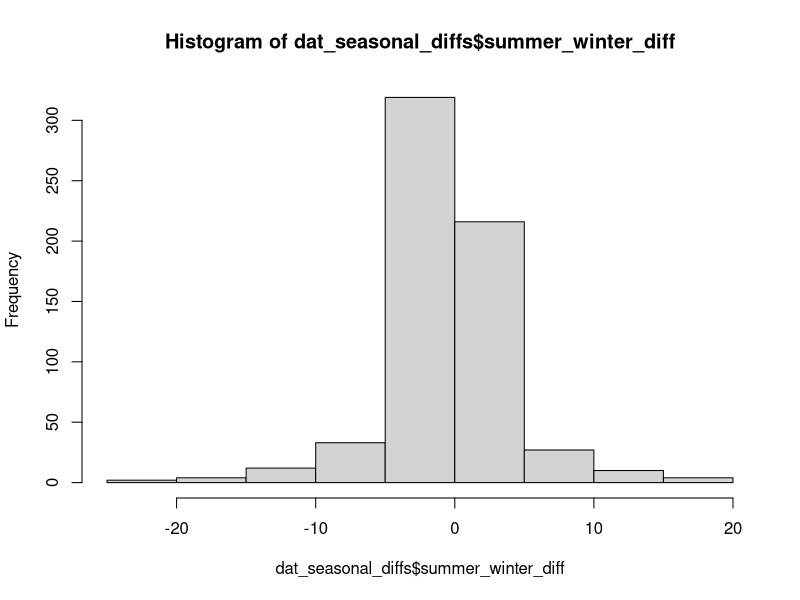
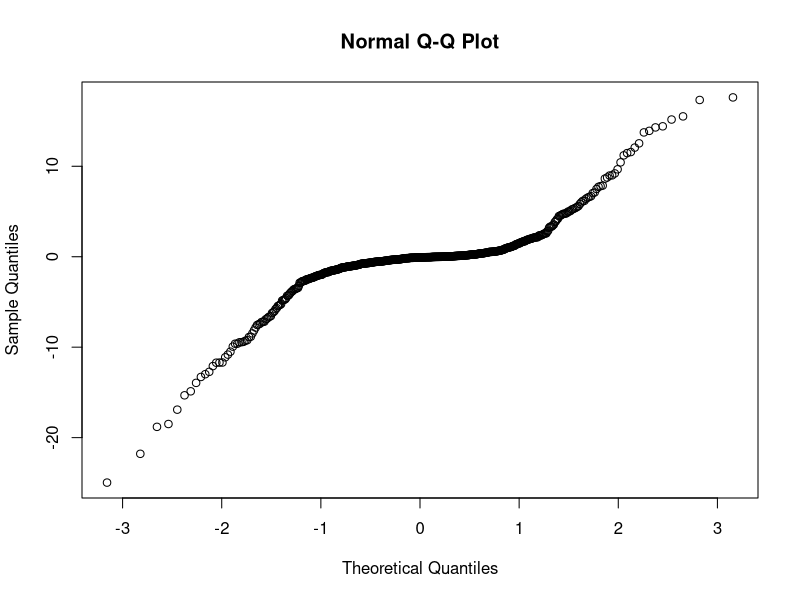
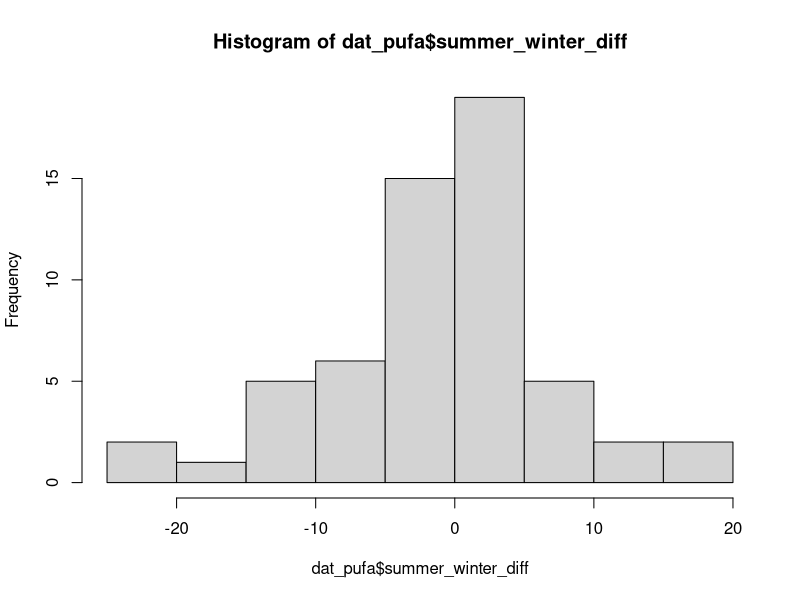
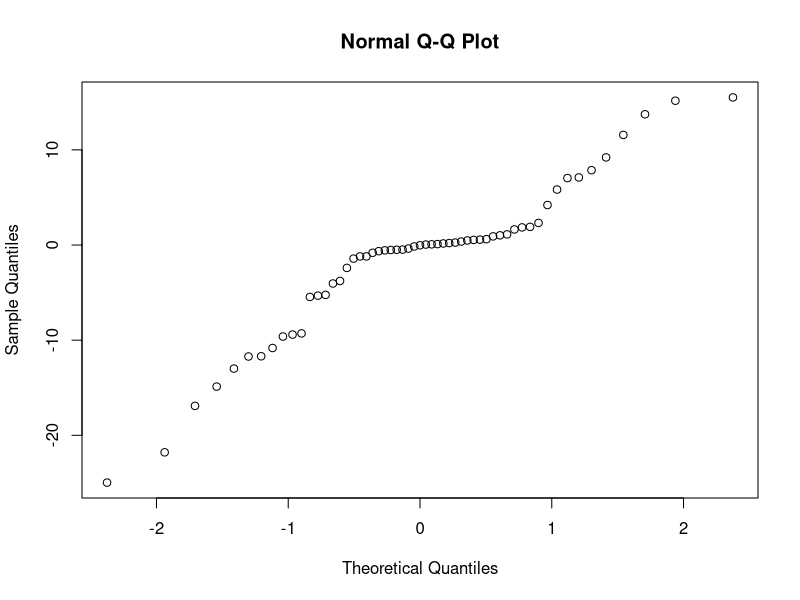
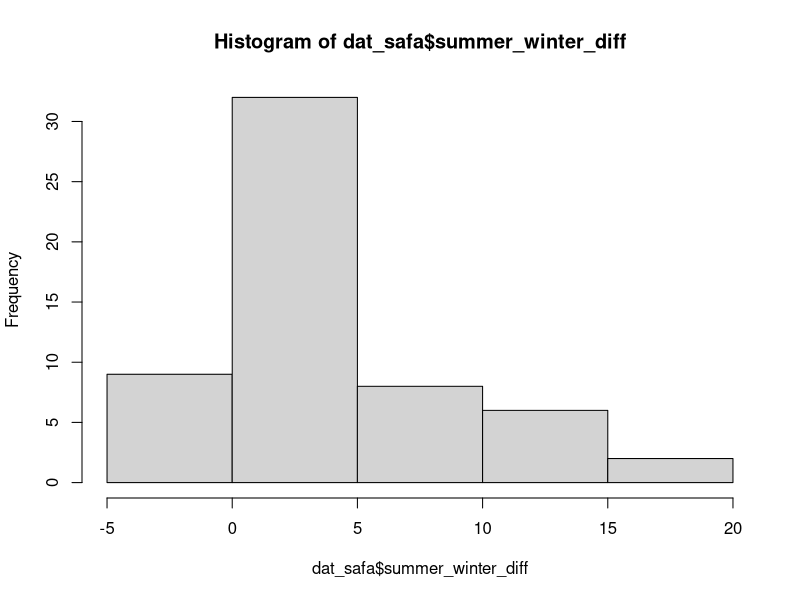
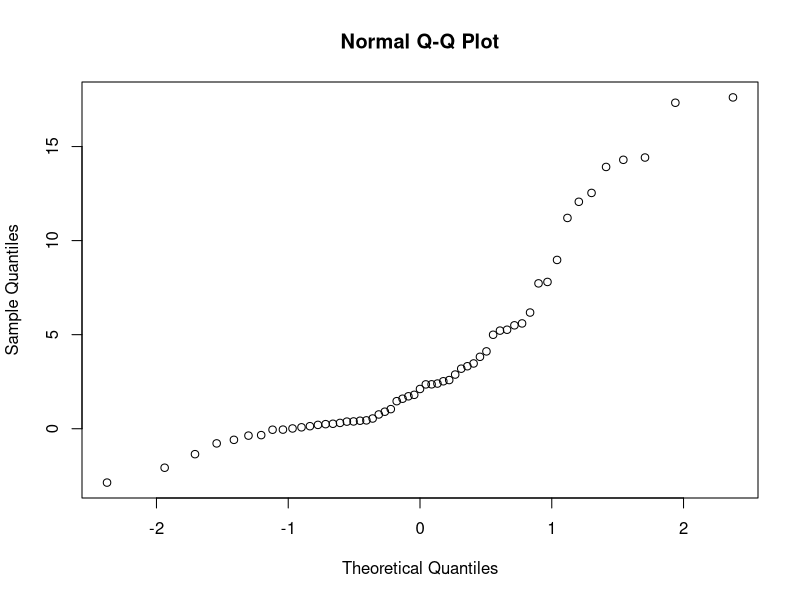

These charts were generated, in order, by the following R code:
#=========================================================#
## ===================== OVERVIEW ====================== ##
#=========================================================#

#see "euli_fa_alternate_aggregate.R" for processing up to this point
#reads in full_dat_weighted_comm from that script

# for each lake, summer - winter as response variable
# is this signif diff from zero?
# do for FA props (so...differncing props...)
# do confidence intervals overlap with zero?
# 
# euli lakes - look at trophic state
# difference data as response
# does, say TP, affect PUFAs/SAFAs?
# 
# basically, more on euli lakes (difference, trophic, maybe secchi)

#=========================================================#
## ================= GETTING STARTED =================== ##
#=========================================================#

#libraries
library(dplyr)
library(reshape2)
library(tidyr)
library(ggplot2)

# ----> read in data

dat <- read.csv("../Data/EULI_lake_year_season_community_FAs.csv", stringsAsFactors = FALSE)

head(dat)

#=========================================================#
## ================ SEASONAL DIFFERENCES ================ ##
#=========================================================#

# ----> find seasonal differences

#reorganize so season across top
dat_seasonal <- dat %>% 
  #make long
  melt(id.vars = c("lakename", "year", "season")) %>% 
  rename(FA_type = variable) %>% 
  #make wide
  dcast(lakename + year + FA_type ~ season, value.var = "value")

#find differences (summer-winter)
dat_seasonal_diffs <- dat_seasonal %>% 
  mutate(summer_winter_diff = iceoff - iceon) 

# ----> one sample t-test - are diffs diff from zero?

#is sample mean (mean of all diffs) different from zero?
#not sure that's exactly what we want...
#but try with all lakes first, then by lake (for lakes with >1 year)

#quick check for normality
hist(dat_seasonal_diffs$summer_winter_diff)
#not bad

#null of normality
shapiro.test(dat_seasonal_diffs$summer_winter_diff)
#hmmm, reject null

#plot
qqnorm(dat_seasonal_diffs$summer_winter_diff)
#yeah...not really normal

#well, testing anyways...

#one sample t-test
t.test(dat_seasonal_diffs$summer_winter_diff, mu=0, alternative = "two.sided")

# t = -1.9038, df = 626, p-value = 0.05739
# alternative hypothesis: true mean is not equal to 0
# 95 percent confidence interval:
#   -0.65465899  0.01014283
# sample estimates:
#   mean of x 
# -0.3222581 

#confidence interval includes zero

#that's for all lakes, all FAs

# ----> PUFA only

dat_pufa <- dat_seasonal_diffs %>% 
  filter(FA_type == "MUFA_perc")

hist(dat_pufa$summer_winter_diff)
qqnorm(dat_pufa$summer_winter_diff)
#not...ideal

t.test(dat_pufa$summer_winter_diff, mu=0, alternative = "two.sided")
# data:  dat_pufa$summer_winter_diff
# t = -1.2739, df = 56, p-value = 0.208
# alternative hypothesis: true mean is not equal to 0
# 95 percent confidence interval:
#   -3.4656855  0.7713384
# sample estimates:
#   mean of x 
# -1.347174 

#CI crosses zero

# ----> SAFA only

dat_safa <- dat_seasonal_diffs %>% 
  filter(FA_type == "SAFA_perc")

hist(dat_safa$summer_winter_diff)
#skewed
qqnorm(dat_safa$summer_winter_diff)
#yeah, not normal

#but testing just because

t.test(dat_safa$summer_winter_diff, mu=0, alternative = "two.sided")
# data:  dat_safa$summer_winter_diff
# t = 5.5855, df = 56, p-value = 7.108e-07
# alternative hypothesis: true mean is not equal to 0
# 95 percent confidence interval:
#   2.363166 5.006220
# sample estimates:
#   mean of x 
# 3.684693 

#not even closer to zero
